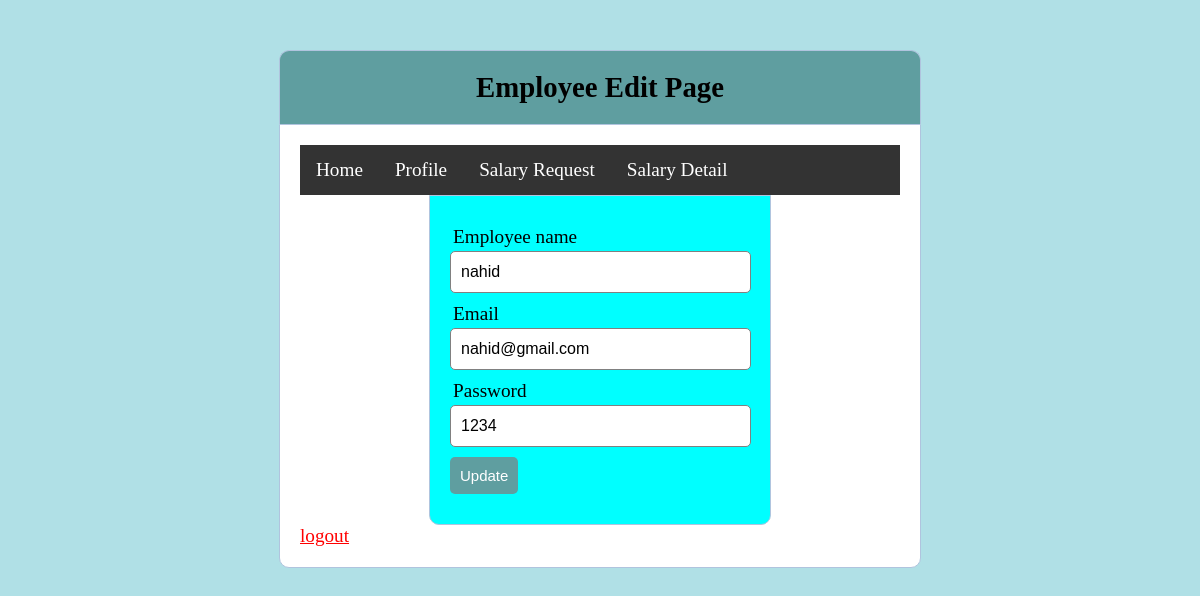
The app's page /update_employee.php?edit=1 with its own data.
### tables this page shows
CREATE TABLE `employee` (
  `id` int(11) NOT NULL,
  `employee_name` varchar(255) NOT NULL,
  `employee_email` varchar(255) NOT NULL,
  `password` varchar(255) NOT NULL,
  `current_salary` int(11) NOT NULL,
  `request` int(11) NOT NULL DEFAULT 0,
  `disburse` int(11) NOT NULL DEFAULT 0,
  `date` date DEFAULT NULL,
  `increment` int(11) NOT NULL DEFAULT 0
);

### update_employee.php (the view, shortened to what this page needs)
<?php include('server.php') ?>
<!DOCTYPE html>
<html>
<head>
	<link rel="stylesheet" type="text/css" href="style.css">
</head>
<body>
<div class="header">
	<h2>Employee Edit Page</h2>
</div>
<div class="content">
<ul>
        <li><a href="employee_index.php" >Home</a></li>
        <li><a href="employee_details.php" >Profile</a></li>
        <li><a href="employee_request.php" >Salary Request</a></li>
        <li><a href="employee_salary.php" >Salary Detail</a></li>
    </ul>
      <?php
        if (isset($_GET['edit'])) {
            $id = $_GET['edit'];
            $record = mysqli_query($db, "SELECT * FROM employee WHERE id=$id");
            if ($record) {
                $n = mysqli_fetch_array($record);
                $username = $n['employee_name'];
                $email = $n['employee_email'];
                $password = $n['password'];
            }
        }
    ?>
		<form action="update_employee.php" method="post">
            <div class="input-group">
                <label for="employee_name">Employee name</label>
                <input type="text" name="employee_name" value="<?php echo $username; ?>">
            </div>
            <div class="input-group">
                <label for="employee_email">Email</label>
                <input type="text" name="employee_email" value="<?php echo $email; ?>">
            </div>
            <div class="input-group">
                <label for="password">Password</label>
                <input type="text" name="password" value="<?php echo $password; ?>">
            </div>
            <div class="input-group">
            <button type="submit" class="btn" name="update_employee">Update</button>
            </div>
        </form>
    	<p> <a href="index.php?logout='1'" style="color: red;">logout</a> </p>
</div>
</body>
</html>

### style.css (style rules this page uses)
* { margin: 0px; padding: 0px; }
body { font-size: 120%; background: #F8F8FF; }
.header { width: 50%; margin: 50px auto 0px; color: white; background: #5F9EA0; text-align: center; border: 1px solid #B0C4DE; border-bottom: none; border-radius: 10px 10px 0px 0px; padding: 20px; }
form, .content { width: 50%; margin: 0px auto; padding: 20px; border: 1px solid #B0C4DE; background: white; border-radius: 0px 0px 10px 10px; }
.input-group { margin: 10px 0px 10px 0px; }
.input-group label { display: block; text-align: left; margin: 3px; }
.input-group input { height: 30px; width: 93%; padding: 5px 10px; font-size: 16px; border-radius: 5px; border: 1px solid gray; }
.btn { padding: 10px; font-size: 15px; color: white; background: #5F9EA0; border: none; border-radius: 5px; }
ul { list-style-type: none; margin: 0; padding: 0; overflow: hidden; background-color: #333; }
li { float: left; }
li a { display: block; color: white; text-align: center; padding: 14px 16px; text-decoration: none; }

### update_employee.php (style rules this page uses)
body { background-color: powderblue; }
h2 { color: black; }
p { color: red; }
form { background-color:cyan; }

### records on screen
employee: employee_name "nahid", employee_email "nahid@gmail.com", password "1234"
